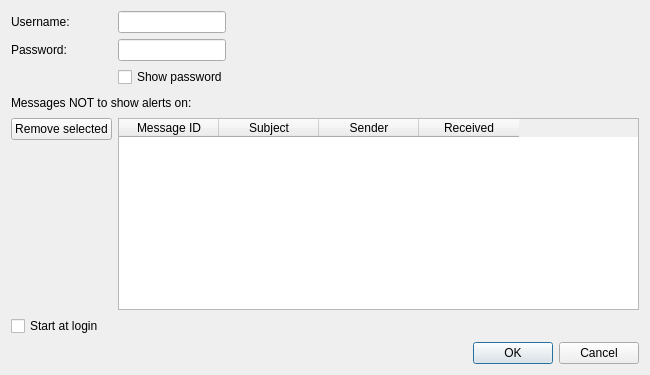
<?xml version="1.0" encoding="UTF-8"?>
<ui version="4.0">
 <class>PreferencesDialog</class>
 <widget class="QDialog" name="PreferencesDialog">
  <property name="geometry">
   <rect>
    <x>0</x>
    <y>0</y>
    <width>650</width>
    <height>375</height>
   </rect>
  </property>
  <property name="windowTitle">
   <string>Preferences</string>
  </property>
  <layout class="QFormLayout" name="formLayout">
   <property name="fieldGrowthPolicy">
    <enum>QFormLayout::AllNonFixedFieldsGrow</enum>
   </property>
   <item row="0" column="0">
    <widget class="QLabel" name="usernameLabel">
     <property name="text">
      <string>Username:</string>
     </property>
    </widget>
   </item>
   <item row="0" column="1">
    <widget class="QLineEdit" name="usernameTextBox">
     <property name="sizePolicy">
      <sizepolicy hsizetype="Maximum" vsizetype="Fixed">
       <horstretch>0</horstretch>
       <verstretch>0</verstretch>
      </sizepolicy>
     </property>
    </widget>
   </item>
   <item row="2" column="0">
    <widget class="QLabel" name="passwordLabel">
     <property name="text">
      <string>Password:</string>
     </property>
    </widget>
   </item>
   <item row="2" column="1">
    <widget class="QLineEdit" name="passwordTextBox">
     <property name="sizePolicy">
      <sizepolicy hsizetype="Maximum" vsizetype="Fixed">
       <horstretch>0</horstretch>
       <verstretch>0</verstretch>
      </sizepolicy>
     </property>
    </widget>
   </item>
   <item row="3" column="1">
    <widget class="QCheckBox" name="showPasswordCheckBox">
     <property name="text">
      <string>Show password</string>
     </property>
    </widget>
   </item>
   <item row="4" column="0" colspan="2">
    <widget class="QLabel" name="messagesLabel">
     <property name="text">
      <string>Messages NOT to show alerts on:</string>
     </property>
    </widget>
   </item>
   <item row="5" column="0">
    <widget class="QPushButton" name="buttonRemoveSelected">
     <property name="text">
      <string>Remove selected</string>
     </property>
    </widget>
   </item>
   <item row="5" column="1">
    <widget class="QTableWidget" name="tableMessages">
     <property name="editTriggers">
      <set>QAbstractItemView::NoEditTriggers</set>
     </property>
     <property name="dragDropMode">
      <enum>QAbstractItemView::NoDragDrop</enum>
     </property>
     <property name="selectionBehavior">
      <enum>QAbstractItemView::SelectRows</enum>
     </property>
     <property name="sortingEnabled">
      <bool>true</bool>
     </property>
     <column>
      <property name="text">
       <string>Message ID</string>
      </property>
     </column>
     <column>
      <property name="text">
       <string>Subject</string>
      </property>
     </column>
     <column>
      <property name="text">
       <string>Sender</string>
      </property>
     </column>
     <column>
      <property name="text">
       <string>Received</string>
      </property>
     </column>
    </widget>
   </item>
   <item row="7" column="0">
    <widget class="QCheckBox" name="startAtLoginCheckBox">
     <property name="text">
      <string>Start at login</string>
     </property>
    </widget>
   </item>
   <item row="8" column="0" colspan="2">
    <widget class="QDialogButtonBox" name="buttonBox">
     <property name="orientation">
      <enum>Qt::Horizontal</enum>
     </property>
     <property name="standardButtons">
      <set>QDialogButtonBox::Cancel|QDialogButtonBox::Ok</set>
     </property>
    </widget>
   </item>
  </layout>
 </widget>
 <resources/>
 <connections>
  <connection>
   <sender>buttonBox</sender>
   <signal>accepted()</signal>
   <receiver>PreferencesDialog</receiver>
   <slot>accept()</slot>
   <hints>
    <hint type="sourcelabel">
     <x>248</x>
     <y>254</y>
    </hint>
    <hint type="destinationlabel">
     <x>157</x>
     <y>274</y>
    </hint>
   </hints>
  </connection>
  <connection>
   <sender>buttonBox</sender>
   <signal>rejected()</signal>
   <receiver>PreferencesDialog</receiver>
   <slot>reject()</slot>
   <hints>
    <hint type="sourcelabel">
     <x>316</x>
     <y>260</y>
    </hint>
    <hint type="destinationlabel">
     <x>286</x>
     <y>274</y>
    </hint>
   </hints>
  </connection>
  <connection>
   <sender>buttonRemoveSelected</sender>
   <signal>clicked()</signal>
   <receiver>PreferencesDialog</receiver>
   <slot>removeSelected()</slot>
   <hints>
    <hint type="sourcelabel">
     <x>124</x>
     <y>111</y>
    </hint>
    <hint type="destinationlabel">
     <x>249</x>
     <y>152</y>
    </hint>
   </hints>
  </connection>
  <connection>
   <sender>showPasswordCheckBox</sender>
   <signal>stateChanged(int)</signal>
   <receiver>PreferencesDialog</receiver>
   <slot>togglePassword(int)</slot>
   <hints>
    <hint type="sourcelabel">
     <x>240</x>
     <y>50</y>
    </hint>
    <hint type="destinationlabel">
     <x>249</x>
     <y>152</y>
    </hint>
   </hints>
  </connection>
 </connections>
 <slots>
  <slot>removeSelected()</slot>
  <slot>togglePassword(int)</slot>
 </slots>
</ui>
